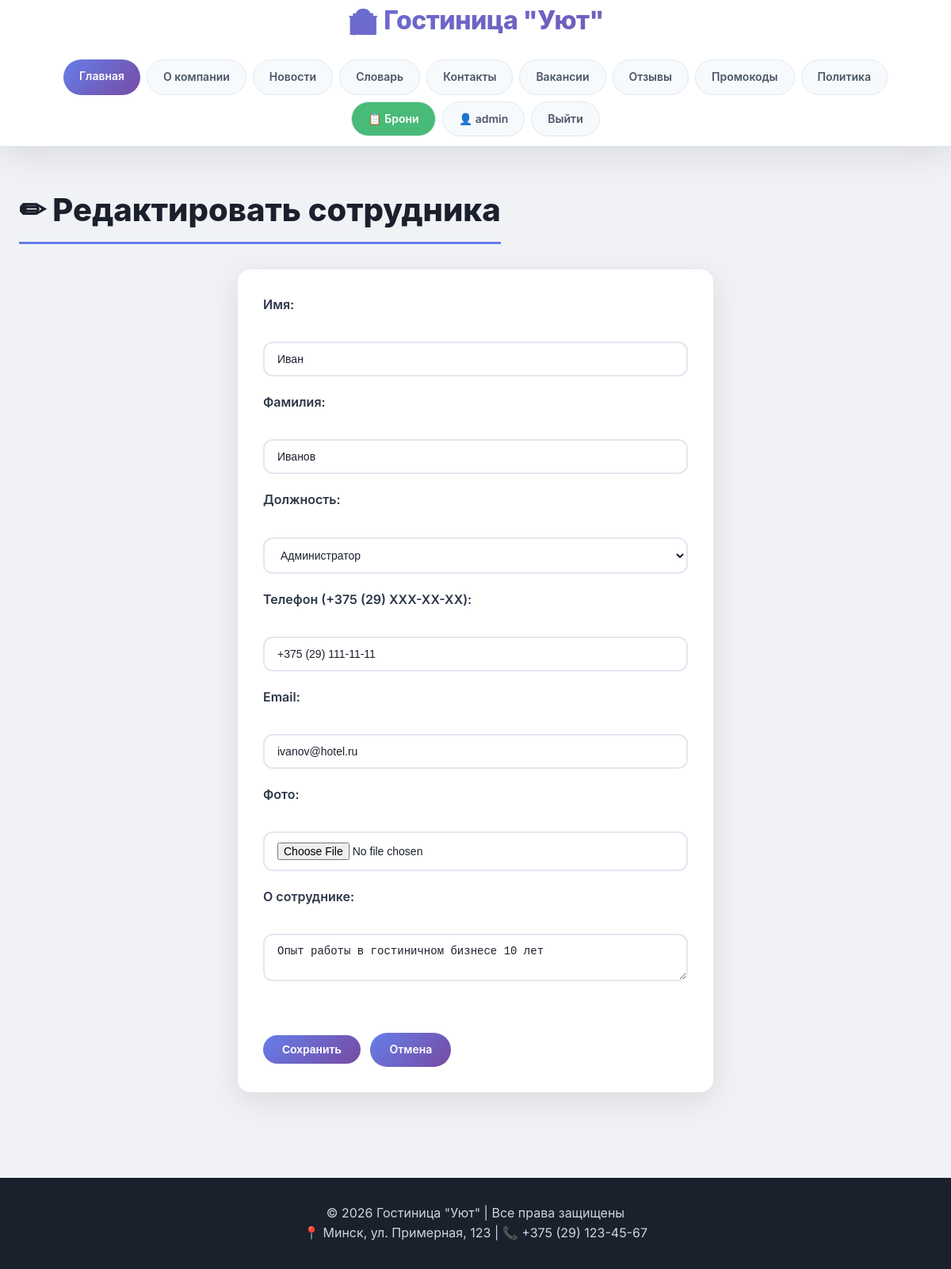
Screenshot of /employees/update/1/ (signed in) with the database file from the repository.
### hotel/models.py (models this page shows, shortened)
class Employee(models.Model):
    POSITION_CHOICES = [
        ('admin', 'Администратор'),
        ('manager', 'Менеджер'),
        ('cleaner', 'Горничная'),
        ('reception', 'Сотрудник ресепшн'),
    ]
    user = models.OneToOneField(User, on_delete=models.CASCADE, null=True, blank=True)
    first_name = models.CharField(max_length=50)
    last_name = models.CharField(max_length=50)
    position = models.CharField(max_length=20, choices=POSITION_CHOICES)
    phone = models.CharField(max_length=20, validators=[validate_phone])
    email = models.EmailField()
    photo = models.ImageField(upload_to='employees/', null=True, blank=True)
    bio = models.TextField(blank=True)
    created_at = models.DateTimeField(auto_now_add=True)
    class Meta:
        verbose_name = 'Сотрудник'
        verbose_name_plural = 'Сотрудники'

### hotel/views.py (the view, shortened to what this page needs)
# urls.py: path('employees/update/<int:employee_id>/', views.employee_update, name='employee_update'),
@login_required
@user_passes_test(is_admin_only)
def employee_update(request, employee_id):
    employee = get_object_or_404(Employee, id=employee_id)
    return render(request, 'hotel/employee_form.html', {'employee': employee})

### hotel/views.py (called while the page is built)
def is_admin_only(user):
    return user.is_superuser

### hotel/templates/hotel/employee_form.html (shortened to what this page needs)
{% extends 'hotel/base.html' %}
{% block content %}
<h2>{% if employee %}✏ Редактировать сотрудника{% else %}➕ Добавить сотрудника{% endif %}</h2>
<form method="post" enctype="multipart/form-data">
    <div>
        <label>Имя:</label><br>
        <input type="text" name="first_name" value="{{ employee.first_name|default:'' }}" required>
    </div>
    <div>
        <label>Фамилия:</label><br>
        <input type="text" name="last_name" value="{{ employee.last_name|default:'' }}" required>
    </div>
    <div>
        <label>Должность:</label><br>
        <select name="position">
            <option value="admin" {% if employee.position == 'admin' %}selected{% endif %}>Администратор</option>
        </select>
    </div>
    <div>
        <label>Телефон (+375 (29) XXX-XX-XX):</label><br>
        <input type="text" name="phone" value="{{ employee.phone|default:'' }}" placeholder="+375 (29) 123-45-67" required>
    </div>
    <div>
        <label>Email:</label><br>
        <input type="email" name="email" value="{{ employee.email|default:'' }}" required>
    </div>
    <div>
        <label>Фото:</label><br>
        <input type="file" name="photo" accept="image/*">
    </div>
    <div>
        <label>О сотруднике:</label><br>
        <textarea name="bio">{{ employee.bio|default:'' }}</textarea>
    </div>
    <br>
    <button type="submit" class="btn">Сохранить</button>
    <a href="/contacts/" class="btn">Отмена</a>
</form>
{% endblock %}

### hotel/templates/hotel/base.html (shortened to what this page needs)
{% load static %}
<!DOCTYPE html>
<html lang="ru">
<head>
    <link rel="stylesheet" href="{% static 'hotel/css/style.css' %}?v=4">
</head>
<body>
    <header>
        <div class="container">
            <h1>🏨 Гостиница "Уют"</h1>
            <nav>
                <a href="/" {% if request.path == '/' %}style="background: linear-gradient(135deg, #667eea 0%, #764ba2 100%); color: white;"{% endif %}>Главная</a>
                <a href="/about/" {% if request.path == '/about/' %}style="background: linear-gradient(135deg, #667eea 0%, #764ba2 100%); color: white;"{% endif %}>О компании</a>
                <a href="/news/" {% if '/news/' in request.path and not request.path == '/' %}style="background: linear-gradient(135deg, #667eea 0%, #764ba2 100%); color: white;"{% endif %}>Новости</a>
                <a href="/glossary/" {% if request.path == '/glossary/' %}style="background: linear-gradient(135deg, #667eea 0%, #764ba2 100%); color: white;"{% endif %}>Словарь</a>
                <a href="/contacts/" {% if request.path == '/contacts/' %}style="background: linear-gradient(135deg, #667eea 0%, #764ba2 100%); color: white;"{% endif %}>Контакты</a>
                <a href="/vacancies/" {% if request.path == '/vacancies/' %}style="background: linear-gradient(135deg, #667eea 0%, #764ba2 100%); color: white;"{% endif %}>Вакансии</a>
                <a href="/reviews/" {% if request.path == '/reviews/' %}style="background: linear-gradient(135deg, #667eea 0%, #764ba2 100%); color: white;"{% endif %}>Отзывы</a>
                <a href="/promocodes/" {% if request.path == '/promocodes/' %}style="background: linear-gradient(135deg, #667eea 0%, #764ba2 100%); color: white;"{% endif %}>Промокоды</a>
                <a href="/privacy/" {% if request.path == '/privacy/' %}style="background: linear-gradient(135deg, #667eea 0%, #764ba2 100%); color: white;"{% endif %}>Политика</a>
                {% if user.is_authenticated %}
                    <a href="/all-bookings/" {% if '/all-bookings/' in request.path %}style="background: #48bb78; color: white;"{% else %}style="background:#48bb78; color:white;"{% endif %}>📋 Брони</a>
                    <a href="/profile/" {% if request.path == '/profile/' %}style="background: linear-gradient(135deg, #667eea 0%, #764ba2 100%); color: white;"{% endif %}>👤 {{ user.username }}</a>
                    <a href="/logout/">Выйти</a>
                {% endif %}
            </nav>
        </div>
    </header>
    <main>
        <div class="container">
            {% block content %}{% endblock %}
        </div>
    </main>
    <footer>
        <div class="container">
            <p>© 2026 Гостиница "Уют" | Все права защищены</p>
            <p>📍 Минск, ул. Примерная, 123 | 📞 +375 (29) 123-45-67</p>
        </div>
    </footer>
</body>
</html>

### hotel/static/hotel/css/style.css (style rules this page uses)
:root { --primary: #667eea; --primary-dark: #5a67d8; --secondary: #f56565; --dark: #2d3748; --light: #f7fafc; --gray: #718096; --success: #48bb78; --warning: #ed8936; --gradient: linear-gradient(135deg, #667eea 0%, #764ba2 100%); --shadow: 0 10px 40px rgba(0,0,0,0.1); --shadow-hover: 0 20px 60px rgba(0,0,0,0.15); --border-radius: 16px; --transition: all 0.3s ease; }
* { margin: 0; padding: 0; box-sizing: border-box; }
body { font-family: 'Inter', -apple-system, BlinkMacSystemFont, 'Segoe UI', Roboto, sans-serif; background: #f0f2f5; color: #1a202c; line-height: 1.6; min-height: 100vh; }
.container { max-width: 1280px; margin: 0 auto; padding: 0 24px; position: relative; z-index: 1; }
header { background: white; box-shadow: var(--shadow); position: sticky; top: 0; z-index: 1000; border-bottom: 1px solid #e2e8f0; }
header h1 { font-size: 2rem; font-weight: 800; background: var(--gradient); -webkit-background-clip: text; -webkit-text-fill-color: transparent; background-clip: text; margin-bottom: 12px; letter-spacing: -0.5px; text-align: center; }
nav { display: flex; flex-wrap: wrap; justify-content: center; gap: 8px; padding: 12px 0; }
nav a { color: #4a5568; text-decoration: none; padding: 10px 20px; font-weight: 600; border-radius: 40px; transition: var(--transition); font-size: 14px; white-space: nowrap; background: #f7fafc; border: 1px solid #e2e8f0; }
nav a:first-child { background: var(--gradient); color: white; border: none; }
.btn { display: inline-block; background: var(--gradient); color: white !important; padding: 10px 24px; text-decoration: none; border-radius: 40px; margin-top: 12px; margin-right: 8px; transition: var(--transition); border: none; cursor: pointer; font-weight: 600; font-size: 14px; }
form { background: white; padding: 32px; border-radius: var(--border-radius); box-shadow: var(--shadow); max-width: 600px; margin: 0 auto; }
form div { margin-bottom: 20px; }
form label { font-weight: 600; display: block; margin-bottom: 8px; color: #2d3748; }
form input, form select, form textarea { width: 100%; padding: 12px 16px; border: 2px solid #e2e8f0; border-radius: 12px; font-size: 14px; transition: var(--transition); background: white; color: #1a202c; }
footer { background: #1a202c; color: #cbd5e0; text-align: center; padding: 32px 0; margin-top: 60px; }
footer p { color: #cbd5e0; }
main { padding: 48px 0; }
main h2 { font-size: 2.5rem; font-weight: 800; margin-bottom: 32px; color: #1a202c; border-bottom: 3px solid var(--primary); display: inline-block; padding-bottom: 8px; }

### rows the page displays
Employee: first_name "Иван", last_name "Иванов", position "Администратор", phone "+375 (29) 111-11-11", email "ivanov@hotel.ru", bio "Опыт работы в гостиничном бизнесе 10 лет"

### other values shown
{{ user.username }} "admin"
